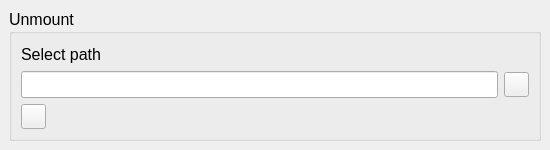
<?xml version="1.0" encoding="UTF-8"?>
<ui version="4.0">
 <class>MainWindow</class>
 <widget class="QMainWindow" name="MainWindow">
  <property name="geometry">
   <rect>
    <x>0</x>
    <y>0</y>
    <width>550</width>
    <height>150</height>
   </rect>
  </property>
  <property name="minimumSize">
   <size>
    <width>550</width>
    <height>150</height>
   </size>
  </property>
  <property name="maximumSize">
   <size>
    <width>550</width>
    <height>150</height>
   </size>
  </property>
  <property name="font">
   <font>
    <family>Ubuntu</family>
    <pointsize>12</pointsize>
   </font>
  </property>
  <property name="windowTitle">
   <string>odrive-x</string>
  </property>
  <property name="windowIcon">
   <iconset>
    <normaloff>icon/odrive.png</normaloff>icon/odrive.png</iconset>
  </property>
  <widget class="QWidget" name="centralwidget">
   <layout class="QVBoxLayout" name="verticalLayout">
    <item>
     <widget class="QGroupBox" name="groupBox">
      <property name="title">
       <string>Unmount</string>
      </property>
      <layout class="QGridLayout" name="gridLayout">
       <item row="0" column="0">
        <widget class="QLabel" name="label">
         <property name="maximumSize">
          <size>
           <width>16777215</width>
           <height>25</height>
          </size>
         </property>
         <property name="text">
          <string>Select path</string>
         </property>
        </widget>
       </item>
       <item row="1" column="1">
        <widget class="QPushButton" name="pushButton">
         <property name="maximumSize">
          <size>
           <width>25</width>
           <height>25</height>
          </size>
         </property>
         <property name="text">
          <string/>
         </property>
         <property name="icon">
          <iconset>
           <normaloff>icon/browse-folder.png</normaloff>icon/browse-folder.png</iconset>
         </property>
         <property name="iconSize">
          <size>
           <width>20</width>
           <height>20</height>
          </size>
         </property>
        </widget>
       </item>
       <item row="1" column="0">
        <widget class="QLineEdit" name="lineEdit"/>
       </item>
       <item row="2" column="0">
        <widget class="QPushButton" name="pushButton_3">
         <property name="maximumSize">
          <size>
           <width>25</width>
           <height>25</height>
          </size>
         </property>
         <property name="text">
          <string/>
         </property>
         <property name="icon">
          <iconset>
           <normaloff>icon/unpack.png</normaloff>icon/unpack.png</iconset>
         </property>
         <property name="iconSize">
          <size>
           <width>20</width>
           <height>20</height>
          </size>
         </property>
        </widget>
       </item>
      </layout>
     </widget>
    </item>
   </layout>
  </widget>
 </widget>
 <resources/>
 <connections/>
</ui>
